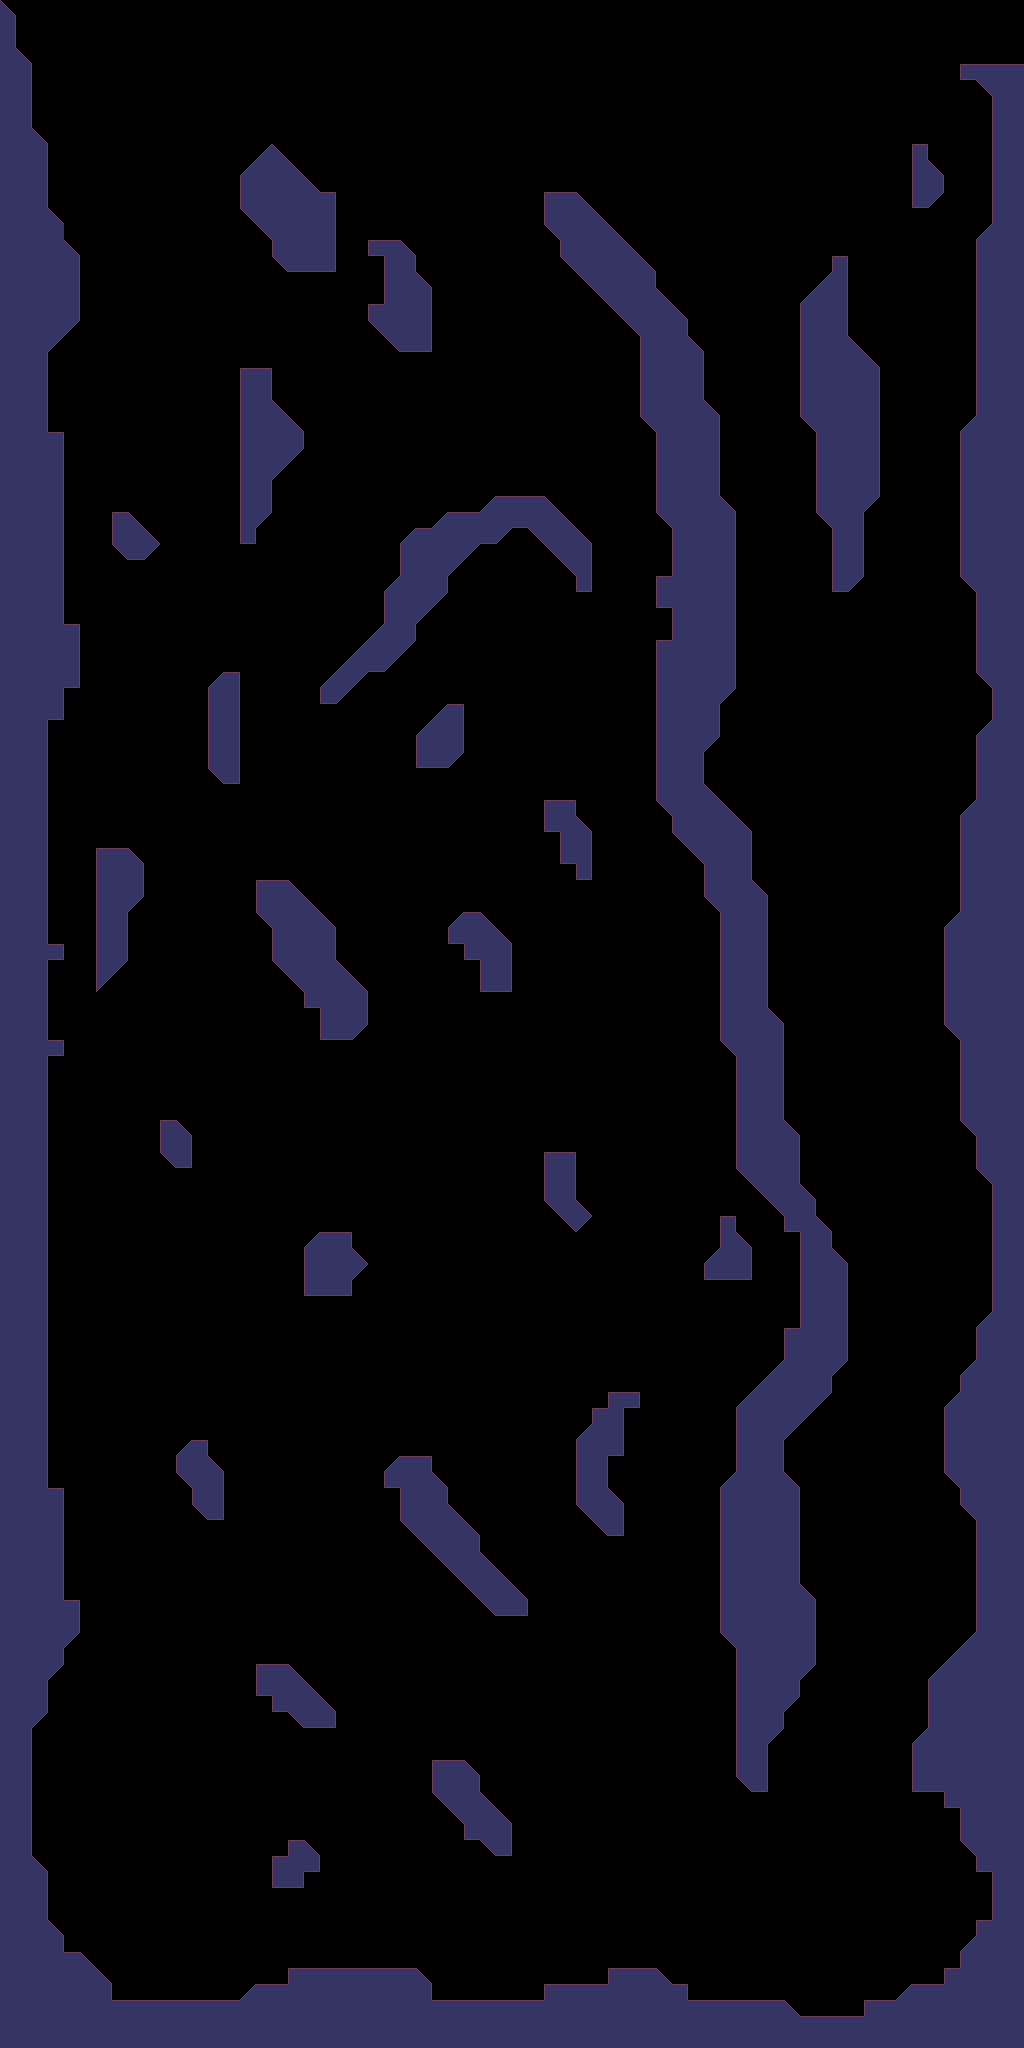

The image is a tile-based game level rendered from a .tmx file. Its description and source (layers, tilesets, objects; grid data summarised) follow:
An orthogonal 64x128 tile map with 16x16 px tiles, 1 tile layer (Tile Layer 1).

<map version="1.2" tiledversion="1.3.1" orientation="orthogonal" renderorder="right-down" compressionlevel="0" width="64" height="128" tilewidth="16" tileheight="16" infinite="0" nextlayerid="3" nextobjectid="3">
 <tileset firstgid="1" source="bogTileset1.tsx" />
 <layer id="1" name="Tile Layer 1" width="64" height="128">
  <data>[8192 cells, 2001 non-empty, 18 distinct tile ids]</data>
 </layer>
</map>
